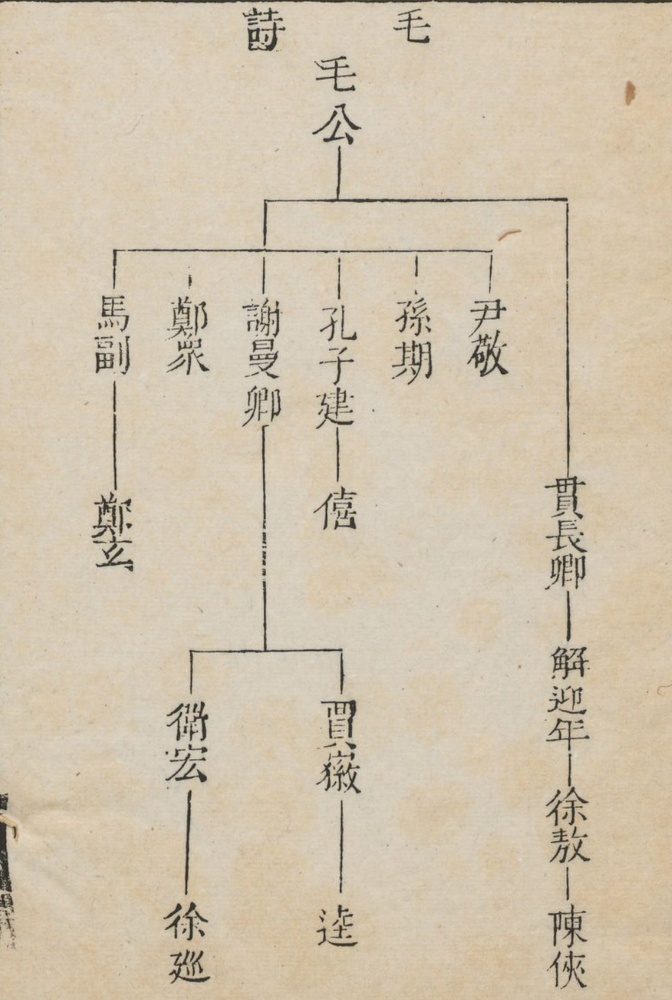
#> input picture src/assets/mao/img.jpeg, 672 x 1000 px, shrunk from 968 x 1441 before the run, given in place of img.png, which was not available
$ jupyter execute --allow-errors 1-segment.ipynb   (text cells are left out)
#> lines starting #> are read from the running program, lines starting #| are printed output that depends on the picture; after the words box and inside, x2 and y2 are one past the last pixel; in counts of white or black regions, pixels touching at a corner belong together; pictures that were not available may be replaced by others from this repository, and a replacement may not be noted
[cell 1]
import cv2
import numpy as np

# img_dir = "../src/assets/node"
img_dir = "./"

# 加载图像
img = cv2.imread(f'{img_dir}/img.png')
#> img is the input picture: shape (1000, 672, 3); mean B, G, R 173.5, 195.5, 208.9

# 如果图像为空，退出
if img is None:
    print("无法加载图像")
    exit()

height, width = img.shape[:2]
#> height = 1000; width = 672

gray_image = cv2.cvtColor(img, cv2.COLOR_BGR2GRAY)
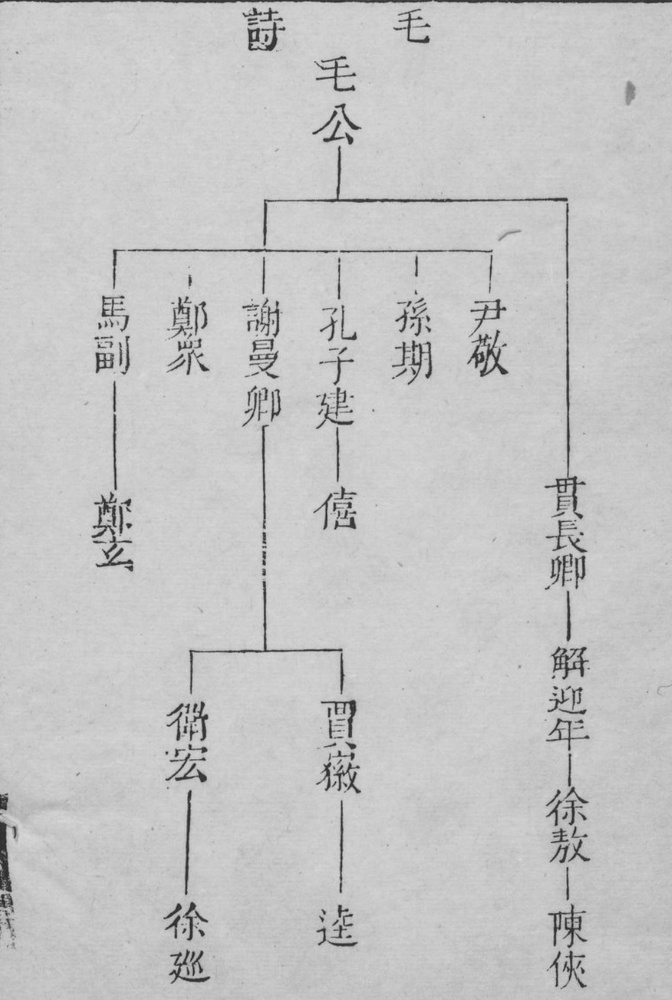
#> gray_image: shape (1000, 672); min 36, max 220, mean 197
# 设置阈值，进行二值化，保留黑色部分
_, binary_image = cv2.threshold(gray_image, 150, 255, cv2.THRESH_BINARY_INV)
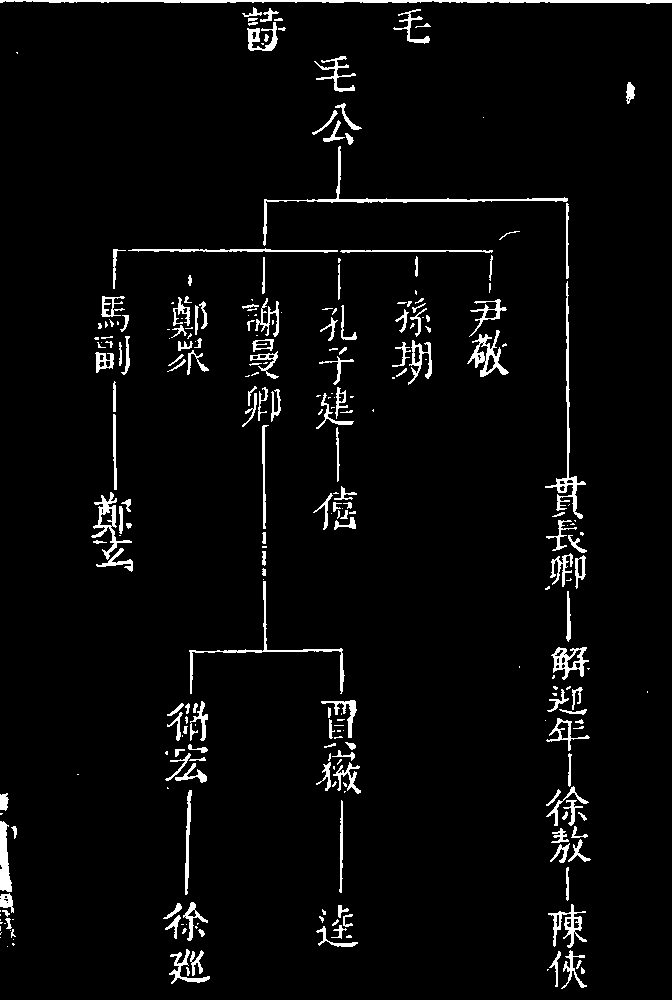
#> binary_image: shape (1000, 672); 3.8% white; 275 white regions (113 under 20 px), largest, box (x1, y1, x2, y2) and area: (0, 0, 672, 4) 1709, (263, 146, 568, 246) 1092, (545, 281, 586, 519) 971

treeMask = binary_image == 255
# hole = binary_image == 255

# removed = img.copy()
tree = img.copy()

# 将原始图像中的白色部分去除
# removed[mask] = (255, 255, 255)  # 将保留部分改为白色
# tree[treeMask] = (255, 255, 255)  # 将保留部分改为白色


transparent_background = np.zeros((height, width, 4), dtype=np.uint8)
transparent_background[:, :, :3] = tree  # 前景 (BGR 通道)
transparent_background[:, :, 3] = binary_image     # Alpha 通道 (255 表示不透明，0 表示透明)
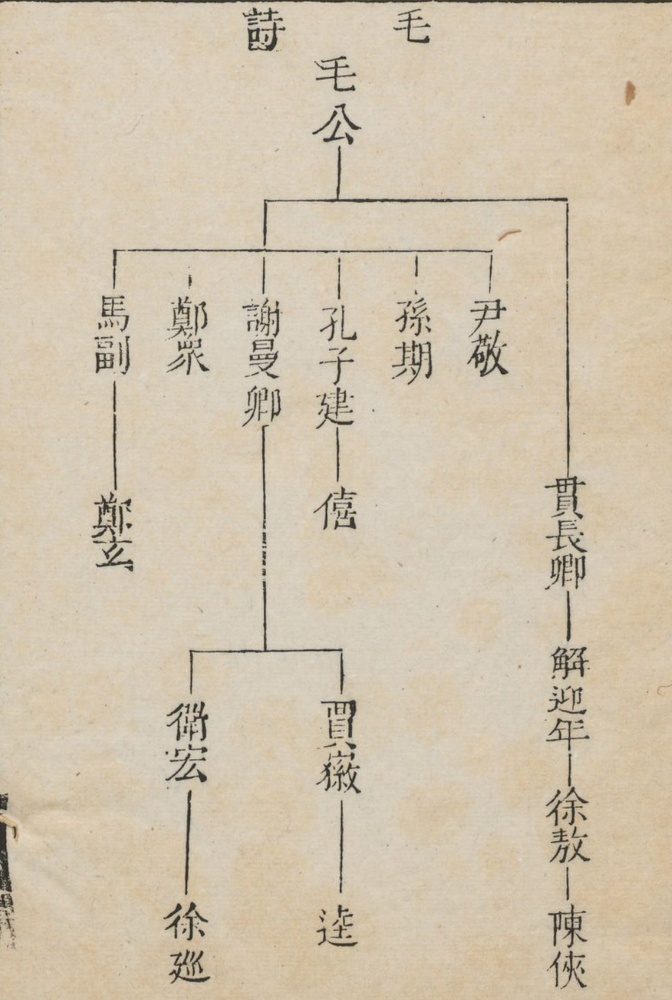
#> transparent_background: shape (1000, 672, 4); mean B, G, R, A 173.5, 195.5, 208.9, 9.6
# 保存结果为 PNG 格式，其中透明通道保留
# cv2.imwrite('binary.png', binary_image)
cv2.imwrite(f'{img_dir}/mask.png', transparent_background)
#> Out = True
# cv2.imwrite('tree.png', tree)

[cell 2]
import os, json


with open(f"{img_dir}/node.json", "r", encoding="utf-8") as f:
#> (reads scripts/1-node/node.json from the repository)
    data = json.load(f)

def traverse_and_store(data, result, path=""):
    if not data:
        return

    # 将当前节点的 name 和 position 存储到结果列表
    result.append({"name": data["name"], "position": data.get("position")})

    # 遍历子节点
    for child in data.get("children", []):
        traverse_and_store(child, result, path)

results = []
#> (the rest of this cell did not finish here and is left out)

[cell 3]
import os
import cv2
import json

image_file = f"{img_dir}/mask.png"  # 指定图片路径
output_dir = f"{img_dir}/masks"

image = cv2.imread(image_file, cv2.IMREAD_UNCHANGED)


for item in results:
    name = item["name"]
    bbox = item['position']
    x, y = int(bbox[0][0]), int(bbox[0][1])
    w, h = int(bbox[1][0]), int(bbox[1][1])
    x2, y2 = x + w, y + h

    # 裁切图片
    cropped = image[y:y2, x:x2]

    # 构建输出文件名
    output_path = os.path.join(output_dir, f"{name}.png")

    # 保存裁切的图片
    cv2.imwrite(output_path, cropped)
